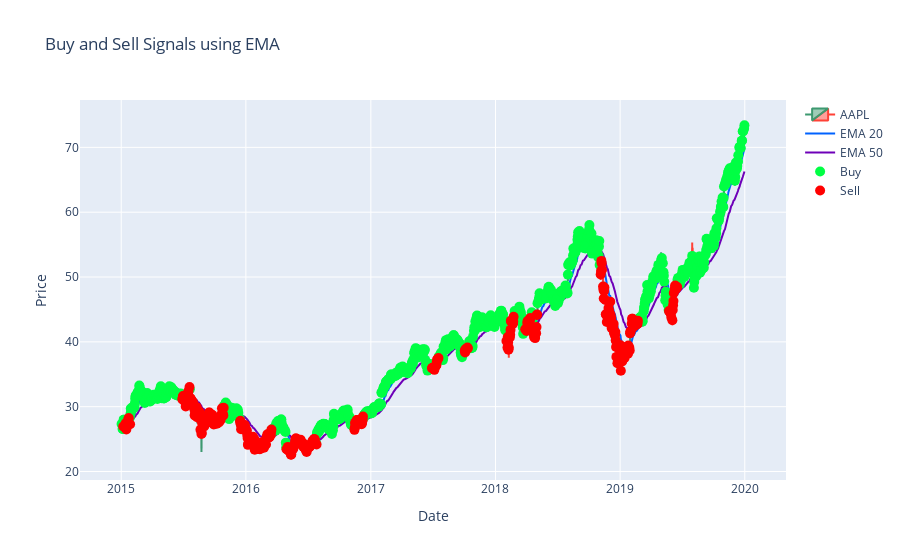

The notebook cell this image was saved under:
### Code cell
ema_positions_buy_df = ema_stock_df.copy()[ema_stock_df['ema_signal'] == 1]
ema_positions_sell_df = ema_stock_df.copy()[ema_stock_df['ema_signal'] == 0]
ema_pos_fig = plotMA(ema_stock_df, 'ema')
ema_pos_fig = plotSignals(ema_pos_fig, ema_positions_buy_df, ema_positions_sell_df, 'ema', 0)
ema_pos_fig.show()

### Figure 1 — Plotly figure (JSON) as saved in the notebook; plotly's stock layout.template omitted (floating-point values rounded to 4 significant figures; data arrays with more than 128 entries replaced by an {"elided": "..."} marker saying what was removed)
{"data": [{"close": {"elided": "1258 float values"}, "high": {"elided": "1258 float values"}, "low": {"elided": "1258 float values"}, "name": "AAPL", "open": {"elided": "1258 float values"}, "type": "candlestick", "x": {"elided": "1258 str values"}}, {"line": {"color": "#0062ff", "width": 2}, "name": "EMA 20", "type": "scatter", "x": {"elided": "1258 str values"}, "y": {"elided": "1258 float values"}}, {"line": {"color": "#6e00b8", "width": 2}, "name": "EMA 50", "type": "scatter", "x": {"elided": "1258 str values"}, "y": {"elided": "1258 float values"}}, {"marker": {"color": "#00ff44", "size": 10, "symbol": "circle"}, "mode": "markers", "name": "Buy", "type": "scatter", "x": {"elided": "877 str values"}, "y": {"elided": "877 float values"}}, {"marker": {"color": "#ff0000", "size": 10, "symbol": "circle"}, "mode": "markers", "name": "Sell", "type": "scatter", "x": {"elided": "381 str values"}, "y": {"elided": "381 float values"}}], "layout": {"title": {"text": "Buy and Sell Signals using EMA"}, "xaxis": {"rangeslider": {"visible": false}, "title": {"text": "Date"}}, "yaxis": {"title": {"text": "Price"}}}}
